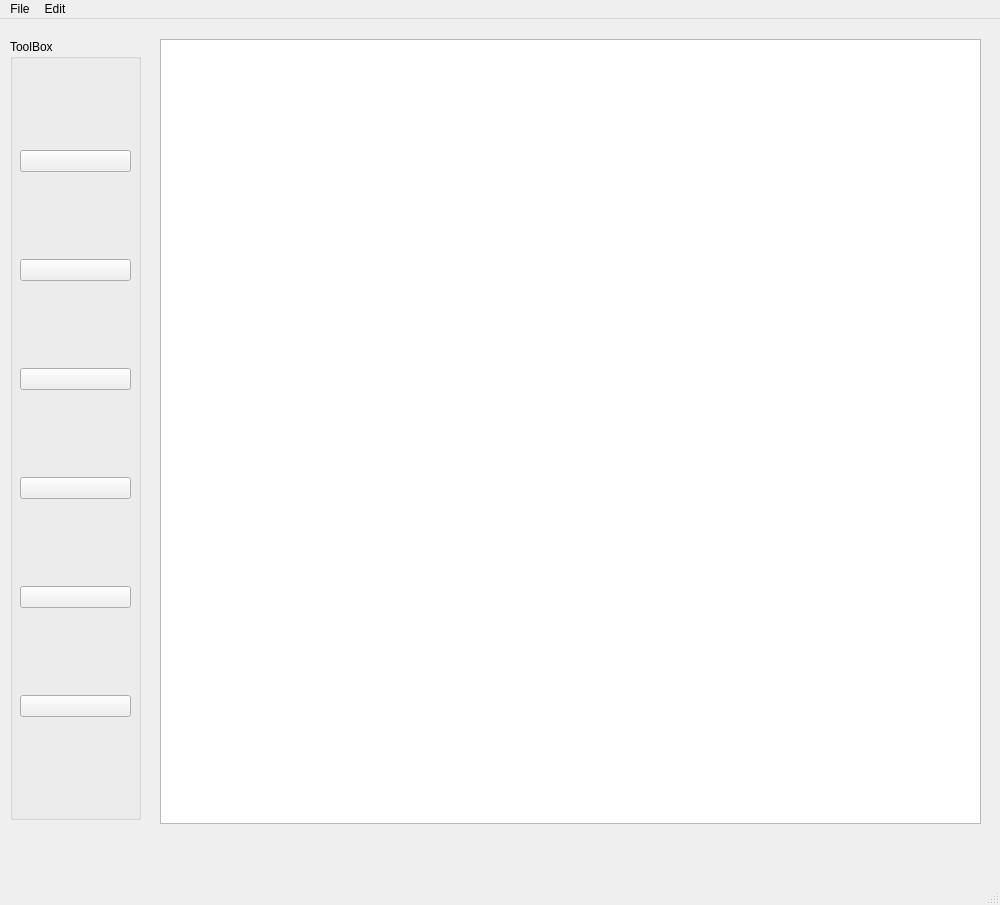
<?xml version="1.0" encoding="UTF-8"?>
<ui version="4.0">
 <class>diagramwindow</class>
 <widget class="QMainWindow" name="diagramwindow">
  <property name="geometry">
   <rect>
    <x>0</x>
    <y>0</y>
    <width>1000</width>
    <height>905</height>
   </rect>
  </property>
  <property name="maximumSize">
   <size>
    <width>1000</width>
    <height>1000</height>
   </size>
  </property>
  <property name="windowTitle">
   <string>MainWindow</string>
  </property>
  <property name="animated">
   <bool>false</bool>
  </property>
  <widget class="QWidget" name="centralwidget">
   <widget class="QGroupBox" name="groupBox">
    <property name="geometry">
     <rect>
      <x>10</x>
      <y>20</y>
      <width>131</width>
      <height>781</height>
     </rect>
    </property>
    <property name="title">
     <string>ToolBox</string>
    </property>
    <widget class="QWidget" name="layoutWidget">
     <property name="geometry">
      <rect>
       <x>10</x>
       <y>30</y>
       <width>111</width>
       <height>731</height>
      </rect>
     </property>
     <layout class="QVBoxLayout" name="verticalLayout">
      <item>
       <widget class="QPushButton" name="selectButton">
        <property name="text">
         <string/>
        </property>
        <property name="icon">
         <iconset>
          <normaloff>image/200712211681157_2.jpg</normaloff>image/200712211681157_2.jpg</iconset>
        </property>
        <property name="iconSize">
         <size>
          <width>50</width>
          <height>50</height>
         </size>
        </property>
       </widget>
      </item>
      <item>
       <widget class="QPushButton" name="associationButton">
        <property name="text">
         <string/>
        </property>
        <property name="icon">
         <iconset>
          <normaloff>image/ass2o.png</normaloff>image/ass2o.png</iconset>
        </property>
        <property name="iconSize">
         <size>
          <width>50</width>
          <height>50</height>
         </size>
        </property>
       </widget>
      </item>
      <item>
       <widget class="QPushButton" name="generalizationButton">
        <property name="text">
         <string/>
        </property>
        <property name="icon">
         <iconset>
          <normaloff>image/ge.png</normaloff>image/ge.png</iconset>
        </property>
        <property name="iconSize">
         <size>
          <width>50</width>
          <height>50</height>
         </size>
        </property>
       </widget>
      </item>
      <item>
       <widget class="QPushButton" name="compositionButton">
        <property name="text">
         <string/>
        </property>
        <property name="icon">
         <iconset>
          <normaloff>image/asso.png</normaloff>image/asso.png</iconset>
        </property>
        <property name="iconSize">
         <size>
          <width>50</width>
          <height>50</height>
         </size>
        </property>
       </widget>
      </item>
      <item>
       <widget class="QPushButton" name="classButton">
        <property name="text">
         <string/>
        </property>
        <property name="icon">
         <iconset>
          <normaloff>image/class.png</normaloff>image/class.png</iconset>
        </property>
        <property name="iconSize">
         <size>
          <width>50</width>
          <height>50</height>
         </size>
        </property>
       </widget>
      </item>
      <item>
       <widget class="QPushButton" name="usecaseButton">
        <property name="text">
         <string/>
        </property>
        <property name="icon">
         <iconset>
          <normaloff>image/use.png</normaloff>image/use.png</iconset>
        </property>
        <property name="iconSize">
         <size>
          <width>50</width>
          <height>50</height>
         </size>
        </property>
       </widget>
      </item>
     </layout>
    </widget>
   </widget>
   <widget class="QGraphicsView" name="graphicsView">
    <property name="enabled">
     <bool>true</bool>
    </property>
    <property name="geometry">
     <rect>
      <x>160</x>
      <y>20</y>
      <width>821</width>
      <height>785</height>
     </rect>
    </property>
    <property name="maximumSize">
     <size>
      <width>1000</width>
      <height>785</height>
     </size>
    </property>
    <property name="contextMenuPolicy">
     <enum>Qt::NoContextMenu</enum>
    </property>
    <property name="acceptDrops">
     <bool>false</bool>
    </property>
    <property name="verticalScrollBarPolicy">
     <enum>Qt::ScrollBarAlwaysOff</enum>
    </property>
    <property name="horizontalScrollBarPolicy">
     <enum>Qt::ScrollBarAlwaysOff</enum>
    </property>
    <property name="dragMode">
     <enum>QGraphicsView::NoDrag</enum>
    </property>
   </widget>
  </widget>
  <widget class="QMenuBar" name="menubar">
   <property name="geometry">
    <rect>
     <x>0</x>
     <y>0</y>
     <width>1000</width>
     <height>22</height>
    </rect>
   </property>
   <widget class="QMenu" name="menuFile">
    <property name="title">
     <string>File</string>
    </property>
   </widget>
   <widget class="QMenu" name="menuEdit">
    <property name="title">
     <string>Edit</string>
    </property>
    <addaction name="actionGroup"/>
    <addaction name="actionUngruop"/>
    <addaction name="actionEdit_Name"/>
   </widget>
   <addaction name="menuFile"/>
   <addaction name="menuEdit"/>
  </widget>
  <widget class="QStatusBar" name="statusbar"/>
  <action name="actionGroup">
   <property name="checkable">
    <bool>true</bool>
   </property>
   <property name="enabled">
    <bool>true</bool>
   </property>
   <property name="text">
    <string>Group</string>
   </property>
   <property name="softKeyRole">
    <enum>QAction::NoSoftKey</enum>
   </property>
  </action>
  <action name="actionUngruop">
   <property name="checkable">
    <bool>true</bool>
   </property>
   <property name="text">
    <string>ungruop</string>
   </property>
  </action>
  <action name="actionEdit_Name">
   <property name="text">
    <string>Edit Name</string>
   </property>
  </action>
 </widget>
 <resources/>
 <connections/>
</ui>
